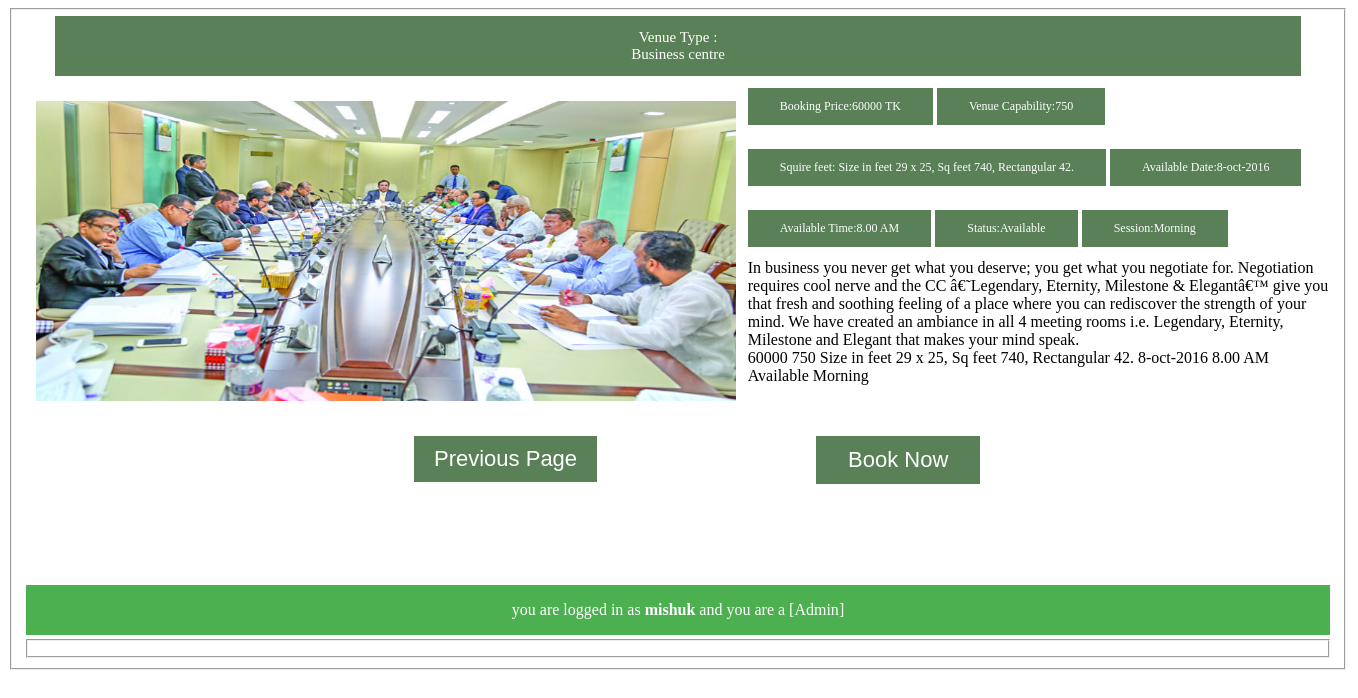
/booked.php?id=2 (signed in), run on the app's committed database.
### tables this page shows
CREATE TABLE `venue` (
  `p_id` int(11) NOT NULL,
  `post_name` varchar(255) DEFAULT NULL,
  `post_price` float DEFAULT NULL,
  `post_capasity` int(11) DEFAULT NULL,
  `post_sqfeet` varchar(255) DEFAULT NULL,
  `post_image` varchar(255) DEFAULT NULL,
  `post_content` text,
  `post_available_date` varchar(255) DEFAULT NULL,
  `post_available_time` varchar(255) DEFAULT NULL,
  `post_status` varchar(255) DEFAULT NULL,
  `post_availality` int(11) DEFAULT NULL,
  `post_sesson` varchar(255) DEFAULT NULL
);

CREATE TABLE `users` (
  `id` int(11) NOT NULL,
  `username` varchar(255) NOT NULL,
  `first_name` varchar(255) NOT NULL,
  `last_name` varchar(255) NOT NULL,
  `password` varchar(25) NOT NULL,
  `email` varchar(55) NOT NULL,
  `gender` varchar(20) NOT NULL,
  `user_level` int(11) DEFAULT NULL,
  `type` varchar(255) DEFAULT NULL,
  `location` varchar(255) DEFAULT NULL,
  `phonenumber` varchar(255) DEFAULT NULL,
  `massage` varchar(255) DEFAULT NULL
);

CREATE TABLE `user_level` (
  `id` int(11) NOT NULL DEFAULT '0',
  `name` varchar(255) DEFAULT NULL
);

### function.php (called while the page is built, shortened)
<?php
function loggedin(){
	if(isset($_SESSION['user_id']) && !empty($_SESSION['user_id'])){
		return true;
		}
	else{
		return false;
		}
	}
if(loggedin()){
$my_id=$_SESSION['user_id'];
$user_query= mysql_query("select username,user_level from users where id='$my_id'");
$run_user= mysql_fetch_array($user_query);
$user_level=$run_user['user_level'];
$query_level =mysql_query("select name from user_level where id='$user_level'");
$run_level=mysql_fetch_array($query_level);
$level_name=$run_level['name'];
	}
?>

### booked.php (the view, shortened to what this page needs)
<head>
	<link rel="stylesheet" href="style.css" />
</head>
<?php include ('function.php'); ?>
 <body>
<div class="main">
<fieldset>
<div class="post_body2">
<?php
	$page_id=$_GET['id'];
		$query ="select * from venue where p_id='$page_id'";
		$run=mysql_query($query);
			while($row=mysql_fetch_array($run)){
				$title=$row['post_name'];
				$price=$row['post_price'];
				$capasity=$row['post_capasity'];
				$sqfeet=$row['post_sqfeet'];
				$image=$row['post_image'];
				$content=$row['post_content'];
				$date=$row['post_available_date'];
				$time=$row['post_available_time'];
				$status=$row['post_status'];
				$sesson=$row['post_sesson'];
			}
?>
	  <div class="type"> <div class="button2"><center><span>Venue Type : </span><?php echo $title; ?></center></div></div>
		 <div class="imagebooked" ><div class="image2"><center><img src="images/<?php echo $image; ?>" alt="image" title=""  width='700' height='300'></center></div> </div>
		 <div class="content2">
			<div class="">
			<p class="button3"> Booking Price:<?php echo $price;?> TK</p>
				<p class="button3">Venue Capability:<?php echo $capasity;?></p>
					<p class="button3">Squire feet: <?php echo $sqfeet;?></p>
						<p class="button3">Available Date:<?php echo $date;?></p>
							<p class="button3">Available Time:<?php echo $time;?></p>
								<p class="button3">Status:<?php echo $status;?></p>
									<p class="button3">Session:<?php echo $sesson;?></p>
			</div>
		 </div>
	<div class="boxbooked">
		 <div class="descriptionbooked">
				<?php echo $content;?>
			<div>
			<?php echo $price;?>
				<?php echo $capasity;?>
					<?php echo $sqfeet;?>
						<?php echo $date;?>
							<?php echo $time;?>
								<?php echo $status;?>
									<?php echo $sesson;?>
			</div>
			 <div class="reservation-btn" id='bookedres'>
			  <ul>
				<li><a class="button4" href="venue.php">Previous Page</a></li>
				<li class="input">
				 <?php
						$my_id=$_SESSION['user_id'];
						$user_query= mysql_query("select username,user_level from users where id='$my_id'");
						$run_user= mysql_fetch_array($user_query);
						$username =$run_user['username'];
				?>
						<form action="booked_action.php" method="post">
								 <input type="submit" class="button4" value="Book Now" onclick="ero()">
						</form>
				</li>
			  </ul>
			 </div>
		  </div>
		</div>
</div>
<p class="type3">you are logged in as <b><?php echo $username; ?></b> and you are a [<?php echo $level_name; ?>]</p>
<fieldset>
</div>
 </body>

### style.css (style rules this page uses)
.main { width:1340px; }
.type { width: 100%; float: left;position: relative; min-height: 1px; padding-left: 0px; padding-right: 15px; font-size: 20px; }
.imagebooked { width: 55.33333333%; float:left; padding-bottom: 10px;padding-top: 25px; }
.reservation-btn { padding-top: 15px; color: olive; padding-bottom: 145px; }
.reservation-btn ul { display: block; list-style-type: disc; list-style: none; margin-left: 196px; margin-top: 36px; font-size: large; }
.button2 { background-color: rgba(15, 72, 12, 0.69); border: none; color: white; padding: 13px 566px; text-align: center; text-decoration: none; display: inline-block; font-size: 15px; margin: 0px 31px; cursor: pointer; }
.button3 { background-color: rgba(15, 72, 12, 0.69); border: none; color: white; padding: 11px 32px; text-align: center; text-decoration: none; display: inline-block; font-size: 12px; margin: 24px -6px cursor: pointer; }
.reservation-btn ul li { display: inline-block; list-style: none; margin-right: 40px; color:blue; float: left; margin-right: 65px; list-style-type: none; }
.reservation-btn ul li a { display:block; padding:10px 20px; background:#4F81BD; background: rgba(15, 72, 12, 0.69); color:white; text-decoration:none; font-family:arial; }
ul li a { text-decoration:none; }
.type3 { background-color: #4CAF50; border: none; color: white; padding: 16px 32px; text-decoration: none; margin: 4px 2px; cursor: pointer; text-align: center; }
.button4 { background-color: rgba(15, 72, 12, 0.69); border: none; color: white; padding: 11px 32px; text-align: center; text-decoration: none; display: inline-block; font-size: 22px; font-style: inherit; margin-left: 154px; margin: 24px -6px cursor: pointer; }

### data on the page
venue: post_name "Business centre", post_image (picture), post_price "60000", post_capasity "750", post_sqfeet "Size in feet 29 x 25, Sq feet 740, Rectangular 42.", post_available_date "8-oct-2016", post_available_time "8.00 AM", post_status "Available", post_sesson "Morning", post_content "In business you never get what you deserve; you get what you negotiate for. Negotiation requires cool nerve and the CC â€˜Legendary, Eternity, Milestone & Elegantâ€™ give you that fresh and soothing feeling of a place where you can rediscover the strength of your mind. We have created an ambiance in all 4 meeting rooms i.e. Legendary, Eternity, Milestone and Elegant that makes your mind speak."
users: username "mishuk"
user_level: name "Admin"
